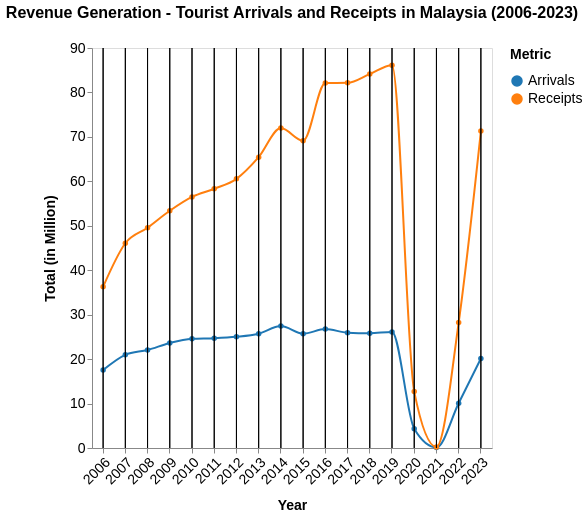

Write a Vega-Lite specification for this figure.
### Vega-Lite specification from a JSON file in a GitHub repository (floating-point values rounded to 4 significant figures)
{"$schema": "https://vega.github.io/schema/vega-lite/v5.json", "description": "Dual-axis line chart for Tourist Arrivals and Receipts in Malaysia (2006-2023) with point markers and a vertical hover rule.", "title": {"text": "Revenue Generation - Tourist Arrivals and Receipts in Malaysia (2006-2023)", "fontSize": 16, "dy": -16}, "width": 400, "height": 400, "data": {"values": [{"year": "2006", "Arrivals": 17.55, "Receipts": 36.27}, {"year": "2007", "Arrivals": 20.97, "Receipts": 46.07}, {"year": "2008", "Arrivals": 22.05, "Receipts": 49.56}, {"year": "2009", "Arrivals": 23.64, "Receipts": 53.37}, {"year": "2010", "Arrivals": 24.58, "Receipts": 56.49}, {"year": "2011", "Arrivals": 24.71, "Receipts": 58.32}, {"year": "2012", "Arrivals": 25.03, "Receipts": 60.56}, {"year": "2013", "Arrivals": 25.72, "Receipts": 65.44}, {"year": "2014", "Arrivals": 27.44, "Receipts": 72.0}, {"year": "2015", "Arrivals": 25.72, "Receipts": 69.12}, {"year": "2016", "Arrivals": 26.76, "Receipts": 82.1}, {"year": "2017", "Arrivals": 25.95, "Receipts": 82.17}, {"year": "2018", "Arrivals": 25.83, "Receipts": 84.14}, {"year": "2019", "Arrivals": 26.1, "Receipts": 86.14}, {"year": "2020", "Arrivals": 4.33, "Receipts": 12.69}, {"year": "2021", "Arrivals": 0.13, "Receipts": 0.24}, {"year": "2022", "Arrivals": 10.07, "Receipts": 28.23}, {"year": "2023", "Arrivals": 20.14, "Receipts": 71.31}]}, "transform": [{"fold": ["Arrivals", "Receipts"], "as": ["Metric", "Value"]}], "layer": [{"mark": {"type": "line", "point": true, "interpolate": "monotone"}, "encoding": {"x": {"field": "year", "type": "ordinal", "title": "Year", "axis": {"labelAngle": -45, "titlePadding": 12, "labelFontSize": 14, "titleFontSize": 14, "grid": false}, "scale": {"domain": ["2006", "2007", "2008", "2009", "2010", "2011", "2012", "2013", "2014", "2015", "2016", "2017", "2018", "2019", "2020", "2021", "2022", "2023"]}}, "y": {"field": "Value", "type": "quantitative", "title": "Total (in Million)", "axis": {"titlePadding": 12, "labelFontSize": 14, "titleFontSize": 14, "grid": false}}, "color": {"field": "Metric", "type": "nominal", "scale": {"domain": ["Arrivals", "Receipts"], "range": ["#1f77b4", "#ff7f0e"]}, "legend": {"title": "Metric", "labelFontSize": 14, "titleFontSize": 14, "titlePadding": 12}}, "tooltip": [{"field": "year", "title": "Year"}, {"field": "Metric", "title": "Value Type", "format": "N", "type": "nominal", "aggregate": "distinct"}, {"field": "Value", "title": "Value", "format": ".2f", "type": "quantitative"}]}}, {"params": [{"name": "hover", "select": {"type": "point", "encodings": ["x"], "on": "mouseover", "nearest": true}}], "mark": "rule", "encoding": {"x": {"field": "year", "type": "ordinal"}, "color": {"value": "black"}, "opacity": {"condition": {"param": "hover", "value": 1}, "value": 0}}}]}
